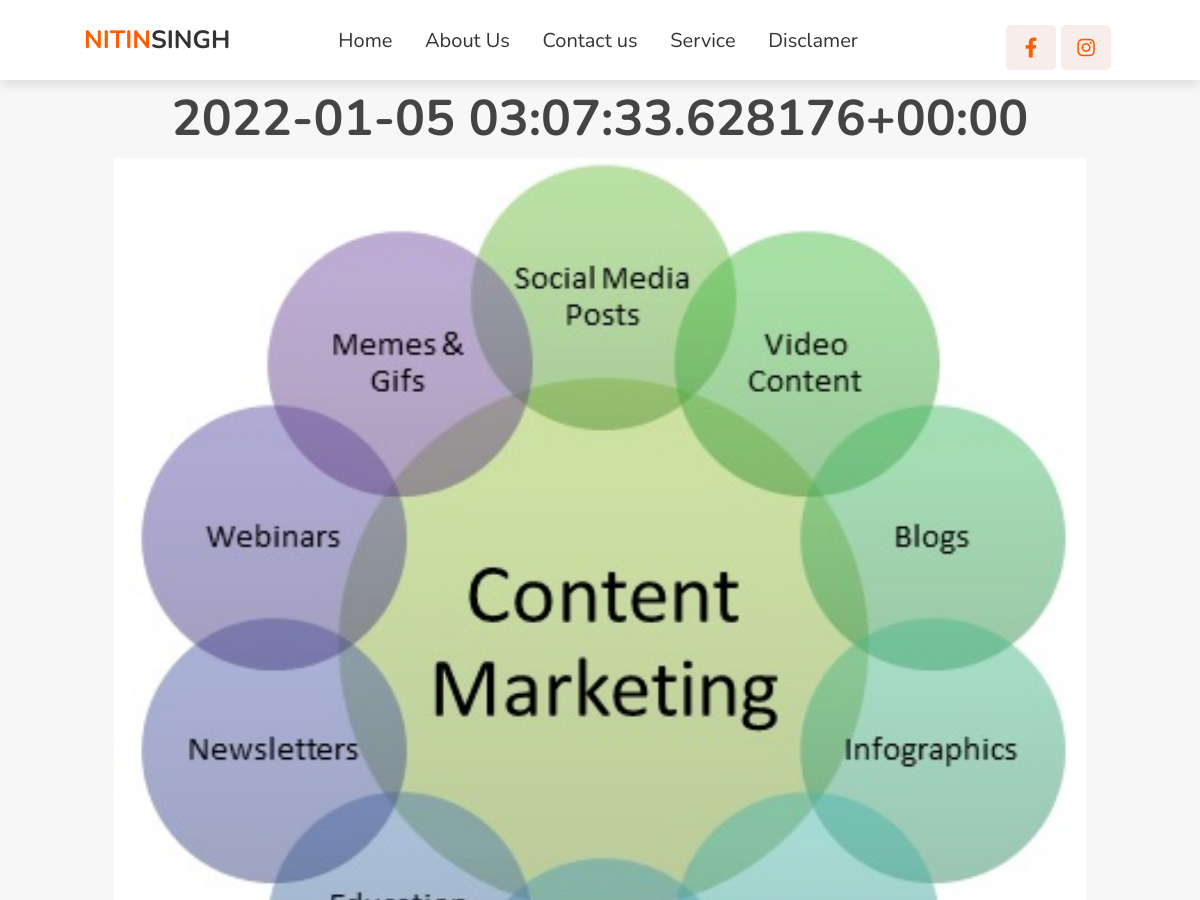
The app's page /blog/content-marketing (upper part), older data.
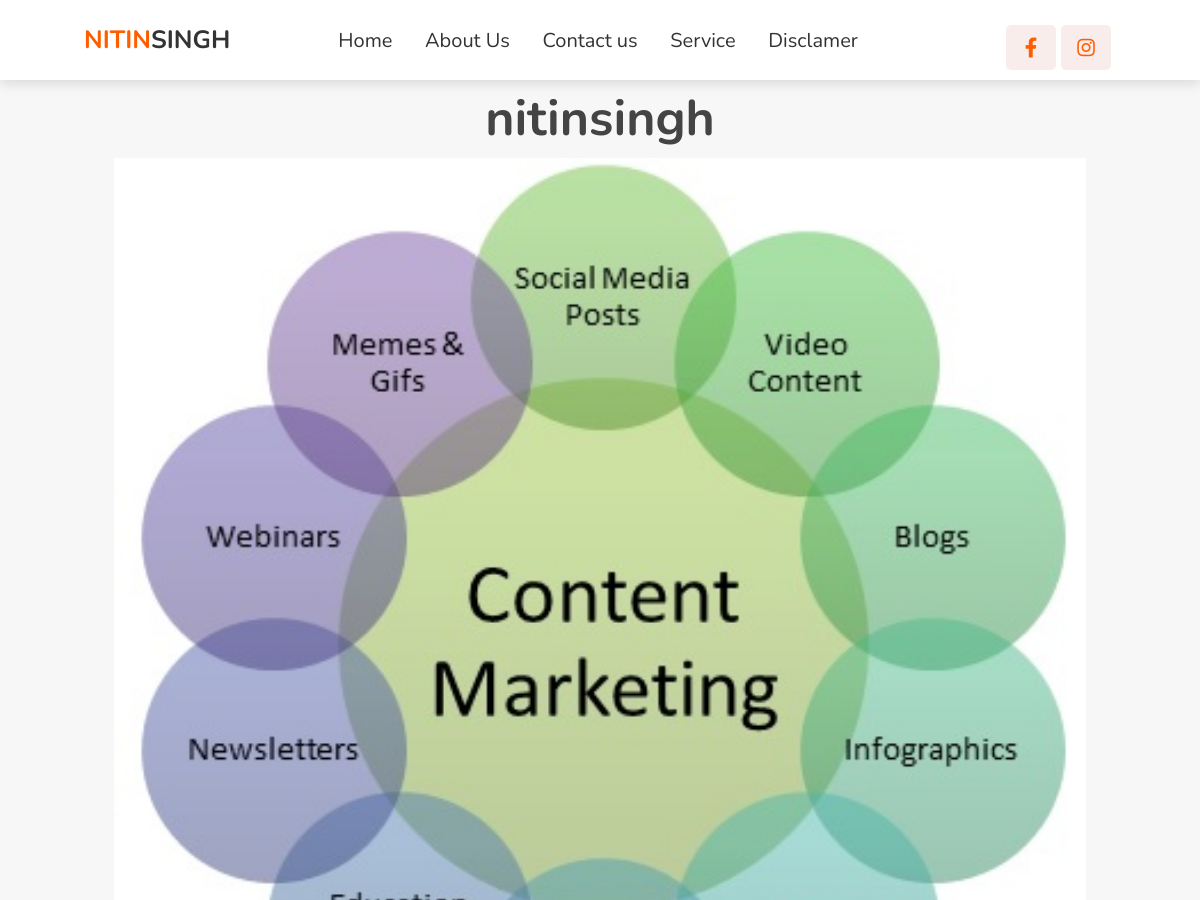
The same page, newer data.
### blog/models.py (models this page shows, shortened)
class blogpost(models.Model):
    heading = models.CharField(max_length=100)
    name = models.CharField(max_length=100)
    author = models.CharField(max_length=30)
    description = models.CharField(max_length=303)
    slug = models.CharField(max_length=100, unique=True)
    category = models.ForeignKey(Category, on_delete=models.CASCADE)
    featured_post = models.BooleanField()
    featured_image = models.ImageField(upload_to="blog/featrued_image/")
    content = models.TextField()
    date = models.DateField(auto_now_add=True, null=True, blank=True)
    similar_posts = models.ManyToManyField('self', null=True, blank=True)

### blog/views.py (the view)
# urls.py: path('blog/<str:slug>', views.blogpostreadmore, name="blogpostreadmore"),
def blogpostreadmore(request, slug):
    blogp = blogpost.objects.get(slug = slug)
    comments = Comment.objects.filter(blog_post__slug = slug).order_by("-id")
    categoryp = Category.objects.all()
    featured_posts = blogpost.objects.filter(featured_post=True)
    featured_category = Category.objects.filter(featured=True)
    return render(request, 'blog/blogpost.html',{"blogp":blogp, "categoryp":categoryp, "comments":comments, "navThemeBar":baseData() , "featured_posts":featured_posts, "featured_category":featured_category})

### blog/templates/blog/blogpost.html (shortened to what this page needs)
{% extends 'blog/base.html' %}
{% block body %}
<h3 class="heading">{{blogp.heading}}</h3>
<div class="blogreadmorepost">
    <div class="main-video">
        <div class="video">
            <img src="/media/{{blogp.featured_image}}" alt=""><br><br>
        </div></br></br></br></br>
</div>
{% endblock body %}

Row changes from the older to the newer data that the page shows:
changed blogpost: heading "2022-01-05 03:07:33.628176+00:00" → "nitinsingh"
